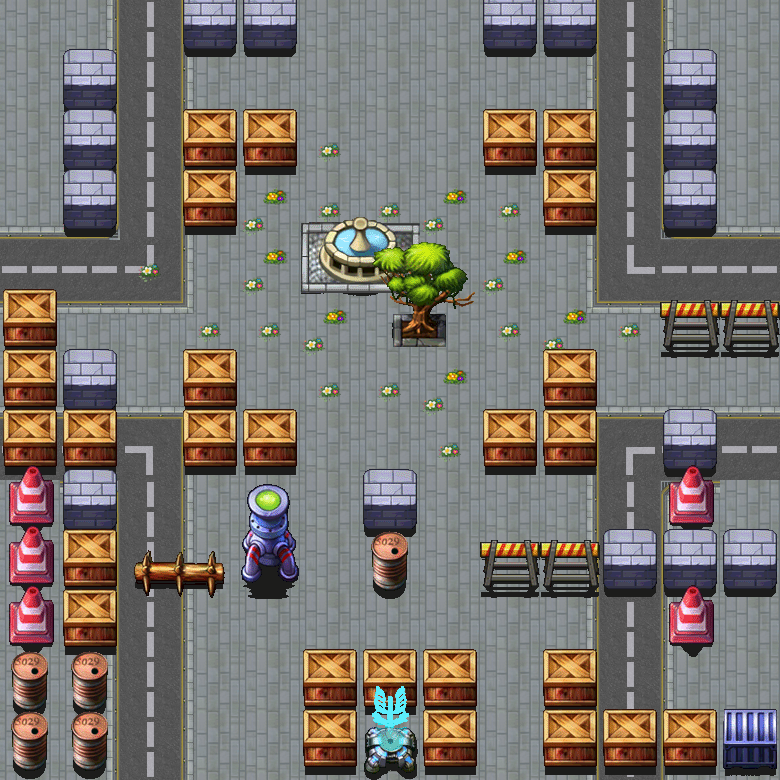

The image is a tile-based game level rendered from a .tmx file. Its description and source (layers, tilesets, objects; grid data summarised) follow:
An orthogonal 13x13 tile map with 60x60 px tiles, 19 tile layers (floor, river, riverfake, bridge, ...), 4 tilesets and 4 objects (plyartPoint, enemyPoint1, enemyPoint2, enemyPoint3).

<map version="1.0" orientation="orthogonal" width="13" height="13" tilewidth="60" tileheight="60">
 <properties>
  <property name="3" value="12" />
  <property name="5" value="16" />
  <property name="6" value="8" />
 </properties>
 <tileset firstgid="1" name="floor_city" tilewidth="60" tileheight="60">
  <image source="floor_city.png" width="240" height="600" />
 </tileset>
 <tileset firstgid="41" name="block" tilewidth="60" tileheight="120">
  <image source="block.png" width="600" height="600" />
 </tileset>
 <tileset firstgid="91" name="bridge" tilewidth="60" tileheight="60">
  <image source="bridge.png" width="360" height="60" />
 </tileset>
 <tileset firstgid="97" name="garbage" tilewidth="60" tileheight="60">
  <image source="garbage.png" width="540" height="60" />
 </tileset>
 <layer name="floor" width="13" height="13">
  <data>[169 cells, 169 non-empty, 19 distinct tile ids]</data>
 </layer>
 <layer name="river" width="13" height="13">
  <data>[169 cells, 1 non-empty, 1 distinct tile ids]</data>
 </layer>
 <layer name="riverfake" width="13" height="13">
  <data>[169 cells, 1 non-empty, 1 distinct tile ids]</data>
 </layer>
 <layer name="bridge" width="13" height="13">
  <data>[169 cells, 1 non-empty, 1 distinct tile ids]</data>
 </layer>
 <layer name="garbage" width="13" height="13">
  <data>[169 cells, 20 non-empty, 2 distinct tile ids]</data>
 </layer>
 <layer name="block0" width="13" height="13">
  <data>[169 cells, 4 non-empty, 1 distinct tile ids]</data>
 </layer>
 <layer name="block1" width="13" height="13">
  <data>[169 cells, 2 non-empty, 1 distinct tile ids]</data>
 </layer>
 <layer name="block2" width="13" height="13">
  <data>[169 cells, 6 non-empty, 2 distinct tile ids]</data>
 </layer>
 <layer name="block3" width="13" height="13">
  <data>[169 cells, 4 non-empty, 2 distinct tile ids]</data>
 </layer>
 <layer name="block4" width="13" height="13">
  <data>[169 cells, 2 non-empty, 2 distinct tile ids]</data>
 </layer>
 <layer name="block5" width="13" height="13">
  <data>[169 cells, 5 non-empty, 4 distinct tile ids]</data>
 </layer>
 <layer name="block6" width="13" height="13">
  <data>[169 cells, 4 non-empty, 2 distinct tile ids]</data>
 </layer>
 <layer name="block7" width="13" height="13">
  <data>[169 cells, 7 non-empty, 2 distinct tile ids]</data>
 </layer>
 <layer name="block8" width="13" height="13">
  <data>[169 cells, 4 non-empty, 2 distinct tile ids]</data>
 </layer>
 <layer name="block9" width="13" height="13">
  <data>[169 cells, 11 non-empty, 8 distinct tile ids]</data>
 </layer>
 <layer name="block10" width="13" height="13">
  <data>[169 cells, 3 non-empty, 2 distinct tile ids]</data>
 </layer>
 <layer name="block11" width="13" height="13">
  <data>[169 cells, 6 non-empty, 2 distinct tile ids]</data>
 </layer>
 <layer name="block12" width="13" height="13">
  <data>[169 cells, 9 non-empty, 4 distinct tile ids]</data>
 </layer>
 <objectgroup name="Objects" width="13" height="13">
  <object name="plyartPoint" x="274" y="723" width="27" height="27" />
  <object name="enemyPoint1" x="391" y="2" width="28" height="28" />
  <object name="enemyPoint2" x="30" y="3" width="28" height="28" />
  <object name="enemyPoint3" x="750" y="1" width="28" height="28" />
 </objectgroup>
 <layer name="grass" width="13" height="13">
  <data>[169 cells, 1 non-empty, 1 distinct tile ids]</data>
 </layer>
</map>